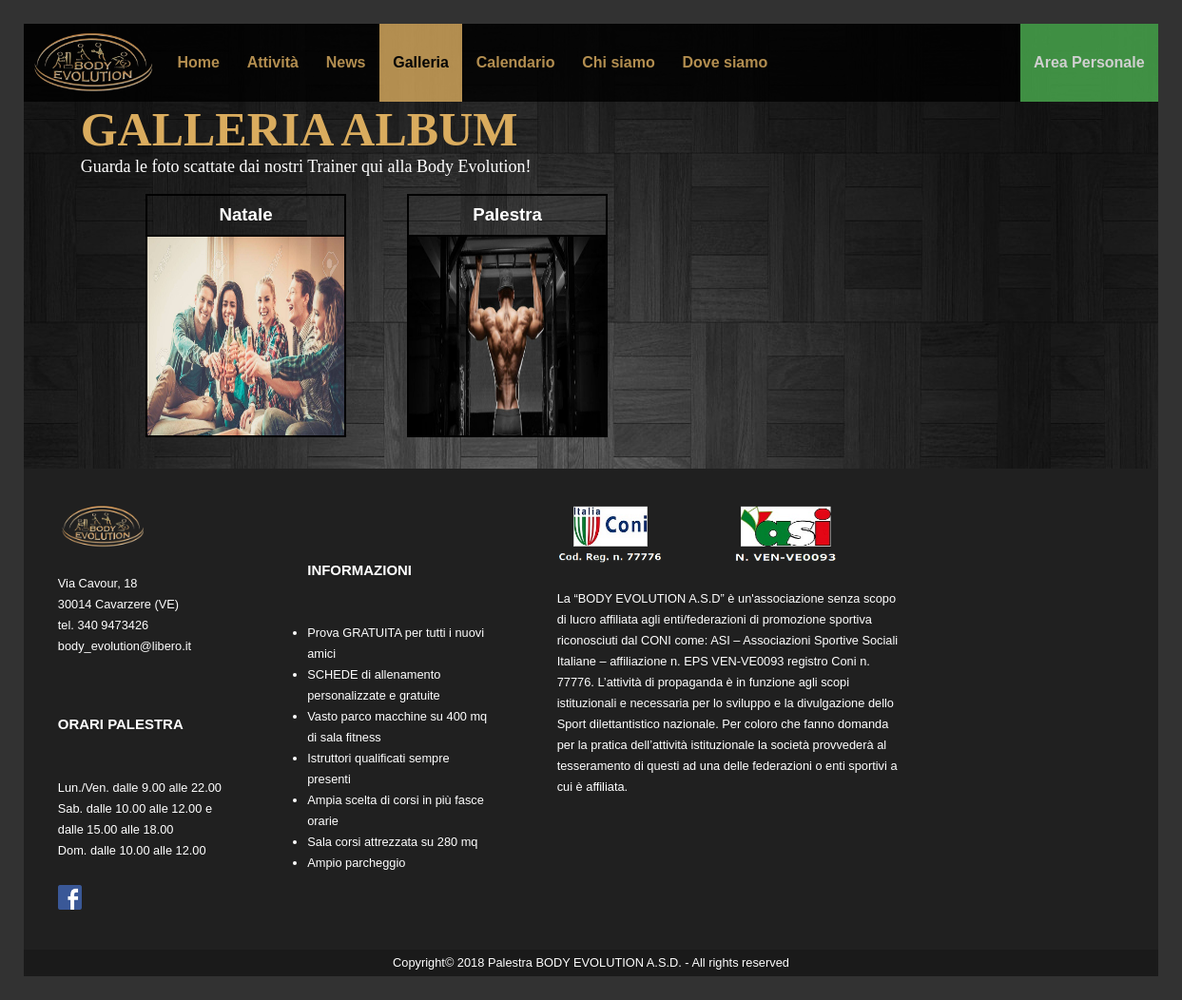
The app's page /PHP/Galleria.php with its own data.
### tables this page shows
CREATE TABLE `galleria` (
  `NomeImmagine` varchar(50) NOT NULL,
  `Album` varchar(45) DEFAULT NULL
);

### PHP/config.php (called while the page is built, shortened)
<?php
function query($sql)
{
    global $connessione;
    $res = mysqli_query($connessione, $sql);
    return $res;
}
?>

### PHP/Galleria.php (the view, shortened to what this page needs)
<!DOCTYPE html PUBLIC "-//W3C//DTD XHTML 1.0 Strict//EN"
        "http://www.w3.org/TR/xhtml1/DTD/xhtml1-strict.dtd">
<?php require_once('config.php'); ?>
<html xmlns="http://www.w3.org/1999/xhtml"  xml:lang="it" lang="it">
<head>
	<link href="../CSS/Desktop.css" rel="stylesheet" type="text/css" media="handheld, screen"/>
	<link href="../CSS/Mobile.css" rel="stylesheet" type="text/css" media="handheld, screen and (max-width:480px), only screen and (max-device-width:480px)"/>
	<link href="../CSS/Print.css" rel="stylesheet" type="text/css" media="print"/>
</head>
<body>
	<div id="contenitore">
		<div id="Intestazione">
			<a href="Home.php"><img id="logo" src="../IMAGES/logo.png" alt="Body Evolution logo"/></a>
			<div class="Menu" id="myMenu">
			<a href="Home.php">Home</a>
			<a href="Attivita.php">Attivit&agrave;</a>
			<a href="News.php"><span xml:lang="en">News</span></a>
			<a class="active">Galleria</a>
			<a href="Calendario.php">Calendario</a>
			<a href="ChiSiamo.php">Chi siamo</a>
			<a href="DoveSiamo.php">Dove siamo</a>
			<?php include '../PHP/login_logout_button.php' ?>
			</div>
		</div>
		<div id="Presentazione">
				<h1 id="titoloPagina">GALLERIA ALBUM</h1>
				<p>Guarda le foto scattate dai nostri Trainer qui alla <span lang="en">Body Evolution</span>!</p>
		</div>
		<div class="gallerymain">
			<?php
				$query=query("
					SELECT NomeImmagine, Album
					FROM galleria
					GROUP BY Album;
				");
				$aux=null; $stampa=null;
				while($row = mysqli_fetch_assoc($query))
						{
							if($aux==null)
								{
								$stampa = "<a href=\"templategalleria.php?album=".$row['Album']."\"><div class=\"album\"> <h3 class=\"albumname\">".$row['Album']."</h3><img class=\"galleryimg\" src=\"../galleria/".$row['NomeImmagine']."\" alt=\"Immagine dell'album ".$row['Album']."\"></div></a>";
									$aux=$row['Album'];
								}
							else if($row['Album']!=$aux)
							{
								echo $stampa;
								$stampa="<a href=\"templategalleria.php?album=".$row['Album']."\"><div class=\"album\"> <h3 class=\"albumname\">".$row['Album']."</h3><img class=\"galleryimg\" src=\"../galleria/".$row['NomeImmagine']."\" alt=\"Immagine dell'album ".$row['Album']."\"/></div></a>";
								$aux=$row['Album'];
							}
						}
						echo $stampa;
			?>
		</div>
		<div id="Footer">
				<div id="footersx">
					<a href="Home.php"><img id="logofooter" src="../IMAGES/logo.png" alt="Body Evolution logo"/></a>
					<p><span class="blocco">Via Cavour, 18</span>
					<span class="blocco">30014 Cavarzere (VE)</span>
					<span class="blocco">tel. 340 9473426</span>
					<span class="blocco">body_evolution@libero.it</span></p>
					<h3>ORARI PALESTRA</h3>
					<p><span class="blocco">Lun./Ven. dalle 9.00 alle 22.00</span>
					<span class="blocco">Sab. dalle 10.00 alle 12.00 e dalle 15.00 alle 18.00</span>
					<span class="blocco">Dom. dalle 10.00 alle 12.00</span></p>
					<a href="https://it-it.facebook.com/BodyEvolutionPalestra"><img id="logofacebook" src="../IMAGES/facebook.png" alt="Link pagina Facebook"/></a>
				</div>
				<div id="footercx">
					<h3>INFORMAZIONI</h3>
					<ul>
						<li>Prova GRATUITA per tutti i nuovi amici</li>
						<li>SCHEDE di allenamento personalizzate e gratuite</li>
						<li>Vasto parco macchine su 400 mq di sala fitness</li>
						<li>Istruttori qualificati sempre presenti</li>
						<li>Ampia scelta di corsi in pi&ugrave; fasce orarie</li>
						<li>Sala corsi attrezzata su 280 mq</li>
						<li>Ampio parcheggio</li>
					</ul>
				</div>
				<div id="footerdx">
					<img id="Coni" src="../IMAGES/Coni.png" alt="Affiliazione Coni"/>
					<img id="asi" src="../IMAGES/Asi.png" alt="Affiliazione asi"/>
					<p>La “BODY EVOLUTION A.S.D” &egrave; un'associazione senza scopo di lucro affiliata agli enti/federazioni di promozione
					sportiva riconosciuti dal CONI come: ASI – Associazioni Sportive Sociali Italiane – affiliazione n. EPS VEN-VE0093
					registro Coni n. 77776. L’attivit&agrave; di propaganda &egrave; in funzione agli scopi istituzionali e necessaria per lo sviluppo
					e la divulgazione dello Sport dilettantistico nazionale. Per coloro che fanno domanda per la pratica dell’attivit&agrave;
					istituzionale la società provveder&agrave; al tesseramento di questi ad una delle federazioni o enti sportivi a cui &egrave; affiliata.</p>
				</div>
				<div id="footerbottom">
					<p><span xml:lang="en">Copyright</span>&copy; 2018 Palestra <span xml:lang="en">BODY EVOLUTION</span> A.S.D. -
					<span xml:lang="en">All rights reserved</span></p>
				</div>
		</div>
	</div>
</body>
</html>

### PHP/login_logout_button.php
<?php if(isset($_SESSION['user_code'])){ ?>
	<button onclick="window.location.href='logout.php'">Logout</button>
<?php }else{ ?>
	<button onclick="window.location.href='AreaPersonale.php'">Area Personale</button>
<?php } ?>

### CSS/Desktop.css (style rules this page uses)
* { padding: 0; margin: 0; }
html, body { margin: 0; padding: 0; font-size: 100%; font-family: Verdana, Arial, Helvetica, sans-serif; background-color: #323232; }
#contenitore { margin: 1.5em; border: 1px solid #323232; background-image: url("../IMAGES/sfondo.jpg"); }
#Intestazione { position: sticky; top: 0; z-index: 5; background-color: #000; opacity: 0.8; }
#logo { float: left; padding: 0.3em; width: 9.19em; }
.Menu { overflow: hidden; }
.Menu a { float: left; display: block; color: #DAAC5E; text-align: center; font-weight: bold; padding: 2em 0.9em; text-decoration: none; width: auto; }
.Menu a.active { color: #000; background-color: #DAAC5E; cursor: default; }
.Menu button { float: right; display: block; color: white; background-color: #4CAF50; padding: 2em 0.9em; width: auto; border: none; font-size: 100%; font-weight: bold; font-family: Verdana, Arial, Helvetica, sans-serif; cursor: pointer; }
#Footer { font-size: 0.8em; line-height: 22px; color: white; background-color: rgb(32,32,32); overflow: hidden; clear: both; }
#Footer h3 { margin-top: 4em; margin-bottom: 3em; }
.blocco { display: block; }
#footersx { float: left; padding: 3%; width: 22%; }
#logofooter { margin-bottom: 1.5em; width: 50%; }
#logofacebook { width: 2em; margin-top: 2em; }
#footercx { float: left; padding: 3%; width: 22%; }
#footercx ul { margin-left: 0; padding-left: 0; }
#footerdx { float: left; padding: 3%; width: 37%; }
#Coni { float: left; width: 30%; margin-bottom: 1.5em; }
#asi { width: 30%; margin-left: 20%; margin-bottom: 1.5em; }
#footerbottom { padding: 0.2em; clear: both; background-color: rgb(26,26,26); text-align: center; }
#Presentazione { color: #DAAC5E; font-family: Verdana; position: relative; font-size: 18px; text-align: left; left: 5%; margin-bottom: 1em; }
#Presentazione p { color:white; }
#titoloPagina { font-size: 50px; }
.gallerymain { display:table; margin:1em 6em; }
.album { border:2px solid black; float:left; align-items: center; width:25%; margin:0% 3.8% 2% 3.8%; overflow: hidden; height:16em; }
.album .albumname { border-bottom: 2px solid black; font-weight: bold; color:white; text-align: center; margin:0; padding:0.5em; }
.album .galleryimg { float:left; width: 99.8%; height:100%; margin-left:0.01em; }
*,:after,:before { box-sizing:border-box; }
a { color:inherit; text-decoration:none; }

### CSS/Mobile.css (style rules this page uses)
* { padding: 0; margin: 0; }
html, body { margin: 0; padding: 0; font-size: 100%; font-family: Verdana, Arial, Helvetica, sans-serif; background-color: #323232; }
#contenitore { margin: 0; border: 0; }
#Intestazione { position: sticky; top: 0; z-index: 1; background-color: #000; opacity: 0.8; }
#logo { float: none; padding: 0.3em; width: 30%; margin-left: 22%; }
.Menu { overflow: hidden; }
.Menu a { display: none; }
.Menu a.active { color: #000; background-color: #DAAC5E; cursor: default; }
.Menu button { display: none; }
#Footer { font-size: 0.8em; line-height: 22px; color: white; background-color: rgb(32,32,32); overflow: hidden; clear: both; }
#Footer h3 { margin-top: 4em; margin-bottom: 3em; }
.blocco { display: block; }
#footersx { float: left; padding: 3%; width: 22%; }
#logofooter { margin-bottom: 1.5em; width: 50%; }
#logofacebook { width: 2em; margin-top: 2em; }
#footercx { float: left; padding: 3%; width: 22%; }
#footercx ul { margin-left: 0; padding-left: 0; }
#footerdx { float: left; padding: 3%; width: 37%; }
#Coni { float: left; width: 30%; margin-bottom: 1.5em; }
#asi { width: 30%; margin-left: 20%; margin-bottom: 1.5em; }
#footerbottom { padding: 0.2em; clear: both; background-color: rgb(26,26,26); text-align: center; }
.active { background-color: #DAAC5E; }

### CSS/Print.css (style rules this page uses)
html, body { font-size: 12pt; max-width: 1024px; margin: auto; font-family: Times New Roman, Times, serif; text-align: justify; position: relative; }
.Menu, .sandwich, #user, #logofooter, #logofacebook, .container, .logo, #Coni, #asi { display: none; }
#logo { width: 200px; height: 100px; }
#footerdx { font-size: 10pt; }

### records on screen
galleria: galleria.NomeImmagine (picture), Album "Palestra", NomeImmagine (picture)
galleria: Album "Natale"
